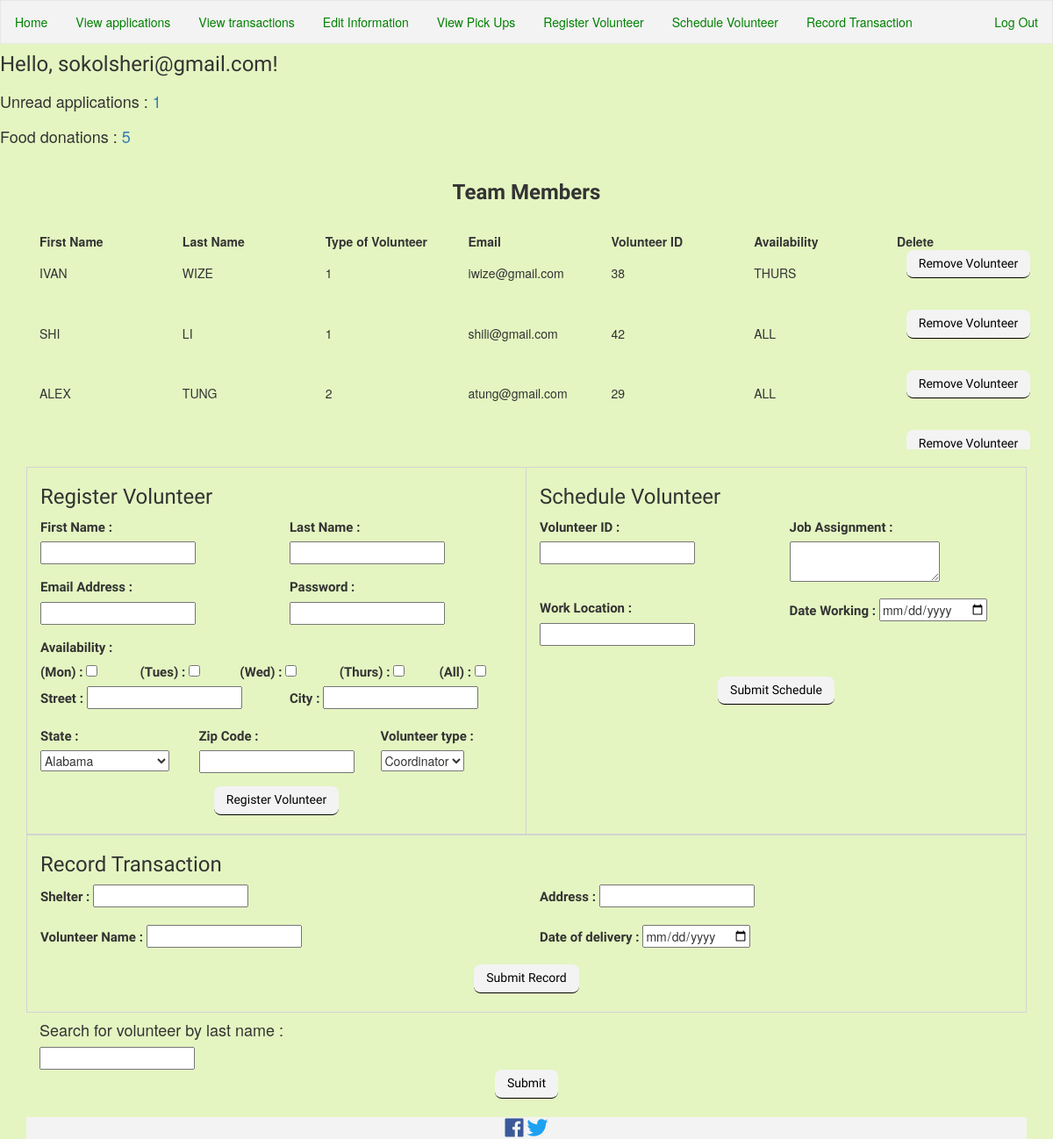
The app's page /coordinator_page.php (signed in) with its own data.
### tables this page shows
CREATE TABLE `users` (
  `userID` int(10) UNSIGNED NOT NULL,
  `first_name` varchar(35) NOT NULL,
  `last_name` varchar(35) NOT NULL,
  `email` varchar(35) NOT NULL,
  `passwordd` varchar(1000) NOT NULL,
  `street` varchar(35) NOT NULL,
  `city` varchar(35) NOT NULL,
  `statee` varchar(2) NOT NULL,
  `zip` varchar(5) NOT NULL,
  `typee` int(11) NOT NULL,
  `avail` varchar(1000) NOT NULL
);

### coordinator_page.php (the view, shortened to what this page needs)
<?php
include("includes/headerCoord.php");
?>
<?php
$sql = "SELECT * FROM application WHERE checked=0";
	$result2 = mysqli_query($dbc,$sql);
	$count = mysqli_num_rows($result2);
echo "<h4 class='top'>Unread applications : <a href='applications.php'>{$count}</a></h4>";
$quer = "SELECT * FROM foodDonors";
	$resul = mysqli_query($dbc,$quer);
	$c = mysqli_num_rows($resul);
echo "<h4 class='top'>Food donations : <a href='viewFood.php'>{$c}</a></h4>";
$query = "SELECT * FROM users ORDER BY typee ASC";
$run = mysqli_query($dbc, $query);
echo "<div class='container'> <div class='row'> <div class='col'>";
echo "<h3 class='center'> Team Members </h3> <br>";
echo "<table class='tbody'>";
echo "<tr>";
    echo "<th>First Name</th><th>Last Name</th><th>Type of Volunteer</th><th>Email</th><th>Volunteer ID</th><th>Availability</th><th>Delete</th>";
echo "</tr>";
while($row = mysqli_fetch_array($run, MYSQLI_ASSOC)){
    if($row['userID']==$_SESSION['userID']  || $row['typee']==3){
        continue;
    }else{
             echo "<tr>
             <td>{$row['first_name']}</td><td>{$row['last_name']} </td><td>{$row['typee']}</td> <td>{$row['email']} </td><td>{$row['userID']} </td><td>{$row['avail']} </td>";
            echo "<td><form method='get' action='removeVol.php'>";
             echo "<input type='submit' value='Remove Volunteer'>";
             echo "</form></td></tr>";
		 }
}
echo "</table></div></div</div>";
?>
<br><br>
<div class="container">
	<div class="row form2">
		<div class="col" id="register">
			<h3>Register Volunteer</h3>
			<form action="regVol.php" method="post">
			<div class="row">
				<div class="col">
					<div class="form-group">
						<label for="firstName">First Name :</label>
						<input type="text" name="firstName" required>
					</div>
			</div>
			<div class="col">
				<div class="form-group">
					<label for="lastName">Last Name :</label>
					<input type="text" name="lastName" required>
				</div>
			</div>
		</div>
		<div class="row">
			<div class="col">
				<div class="form-group">
					<label for="email">Email Address :</label>
					<input type="email" name="email" required>
				</div>
			</div>
			<div class="col">
				<div class="form-group">
					<label for="password">Password :</label>
					<input type="text" name="password" required pattern='(?=.*\d)(?=.*[a-z])(?=.*[A-Z]).{8,}' title='at least one number and one uppercase and lowercase letter, and at least 8 or more characters'>
				</div>
			</div>
		</div>
		<div class="row">
			<div class="col">
				<label for="">Availability :</label>
			</div>
		</div>
		<div class="row">
			<div class="col">
				<label for="a1">(Mon) :
				<input type="checkbox" name="a1" value="MON"></label>
			</div>
			<div class="col">
				<label for="a2">(Tues) :
				<input type="checkbox" name="a2" value="TUES"></label>
			</div>
			<div class="col">
				<label for="a3">(Wed) :
				<input type="checkbox" name="a3"></label>
			</div>
			<div class="col">
				<label for="a4">(Thurs) :
				<input type="checkbox" name="a4"></label>
			</div>
			<div class="col">
				<label for="a5">(All) :
				<input type="checkbox" name="a5"></label>
			</div>
		</div>
		<div class="row">
			<div class="col">
				<div class="form-group">
					<label for="street">Street :</label>
					<input type="text" name="street" required>
				</div>
			</div>
			<div class="col">
				<div class="form-group">
					<label for="city">City :</label>
					<input type="text" name="city" required>
				</div>
			</div>
		</div>
		<div class="row">
			<div class="col">
				<div class="form-group">
					<label for="state">State :</label>
					<select name="state" required>
						<option value="AL">Alabama</option>
					</select>
				</div>
			</div>
			<div class="col">
				<div class="form-group">
					<label for="zip">Zip Code :</label>
					<input type="text" name="zip" required pattern='[0-9]+' minlength=5 maxlength=5>
				</div>
			</div>
			<div class="col">
				<div class="form-group">
					<label for="type">Volunteer type :</label>
					<select name="type" required>
						<option value="1">Coordinator</option>
					    </select>
				</div>
			</div>
		</div>
		<input type="submit" value="Register Volunteer" name="subRegVol">
		</form>
	</div>
		<div class="col-6">
			<h3 id="schedule">Schedule Volunteer</h3>
			<form action="makeSchedule.php" method="post">
				<div class="row">
					<div class="col">
						<div class="form-group">
							<label for="ident">Volunteer ID :</label>
							<input type="number" name="ident">
						</div>
					</div>
					<div class="col">
						<div class="form-group">
							<label for="descrip">Job Assignment :</label>
							<textarea name="descrip"> </textarea>
						</div>
					</div>
				</div>
				<div class="row">
					<div class="col">
						<div class="form-group">
							<label for="location">Work Location :</label>
							<input type="text" name="location">
						</div>
						</div>
						<div class="col">
							<div class="form-group">
								<label for="day">Date Working	:</label>
								<input type="date" name="day">
						</div>
					</div>
				</div>
				<br>
				<input type="submit" value="Submit Schedule">
				</form>
		</div>
	</div>
	<div class="row form2">
		<div class="col">
			<h3 id="transaction">Record Transaction</h3>
			<form action="recordTransaction.php" method="post">
			<div class="row">
				<div class="col">
					<div class="form-group">
						<label for="shelter">Shelter :</label>
						<input type="text" name="shelter">
					</div>
				</div>
				<div class="col">
					<div class="form-group">
						<label for="address">Address :</label>
						    <input type="text" name="address">
					</div>
				</div>
			</div>
			<div class="row">
				<div class="col">
					<div class="form-group">
						<label for="vol">Volunteer Name :</label>
						<input type="text" name="vol">
					</div>
				</div>
				<div class="col">
					<div class="form-group">
						<label for="deliver">Date of delivery :</label>
				<input type="date" name="deliver">
					</div>
				</div>
			</div>
			<input type="submit" value="Submit Record">
			</form>
		</div>
	</div>
</div>
<div class="container">
	<div class="row">
		<div class="col">
			<form action="search.php" method="post">
			    <h4>Search for volunteer by last name :</h4>
			<input type="text" name="last">
			<input type="submit" name="searchSub">
			</form>
		</div>
	</div>
</div>
<?php
include('includes/footer.php');
 ?>

### includes/headerCoord.php (shortened to what this page needs)
<!DOCTYPE html>
<html lang="en">
  <head>
    <link rel="stylesheet" href="https://use.fontawesome.com/releases/v5.6.3/css/all.css">
        <link rel="stylesheet" href="https://maxcdn.bootstrapcdn.com/bootstrap/4.0.0/css/bootstrap.min.css">
        <link rel="stylesheet" href="https://maxcdn.bootstrapcdn.com/bootstrap/3.4.0/css/bootstrap.min.css">
     <link rel="stylesheet" href="../sessions/css/compfood.css" type="text/css">
    </head><body>
      <ul>
<li>    <a href="coordinator_page.php">Home</a></li>
<li><a href="applications.php">View applications</a></li>
<li><a href="transactions.php">View transactions</a></li>
<li><a href="personInfo.php">Edit Information</a></li>
<li><a href="viewFood.php">View Pick Ups</a></li>
<li class="right"><a href="logOut.php">Log Out</a></li>
<li> <a href="coordinator_page.php#register"> Register Volunteer</a> </li>
<li> <a href="coordinator_page.php#schedule">Schedule Volunteer</a> </li>
<li> <a href="coordinator_page.php#transaction">Record Transaction</a> </li>
</ul>
<br><br>
    <?php
    echo "<h3>Hello, ".$_SESSION['login_user']."!</h3>";
    ?>

### includes/footer.php
<div class="footer">
  <i class='fab fa-facebook icon1'></i>
  <i class='fab fa-twitter icon2'></i>
</div>
</body>
</html>

### css/compfood.css (style rules this page uses)
body { background-color:#e4f5c1 ; }
h1,h3 { font-family: 'Varela Round'; }
.footer { position:static; left: 0; bottom: 0; width: 100%; background-color:#f3f3f3; color: white; text-align: center; }
.icon1 { color:#3b5998; font-size: 24px; }
.icon2 { color:#1DA1F2; font-size: 24px; }
input[type="submit"] { font-family: 'Varela Round'; background-color:#f3f3f3; border-color:#f3f3f3; color: black; display: block; margin: 0 auto 1.5em auto; max-width: none; padding: .5em 1em; border: 0; border-bottom: .125em solid; border-radius: .5625em; font-size: inherit; font-weight: 500; line-height: 1.25; text-align: center; text-decoration: none; }
.form2 { border:1px solid lightgrey; }
label { font-family: 'Varela Round'; display: inline-block; margin-bottom: .5rem; font-size: 1.5rem; }
tr { width: 100%; display: inline-table; table-layout: fixed; }
table { height:250px; margin-bottom: 20px; }
.top { margin-top: 20px; margin-bottom: 20px; }
.center { font-family: 'Varela Round'; text-align: center; font-weight: bold; }

### includes/headerCoord.php (style rules this page uses)
ul { list-style-type: none; margin: 0; padding: 0; overflow: hidden; border: 1px solid #e7e7e7; background-color: #f3f3f3; text-decoration: none; position:fixed; list-style-type: none; top: 0; width: 100%; z-index: 9999; }
li { float: left; }
li a { display: block; color: green; text-align: center; padding: 14px 16px; text-decoration: none; }
li.right { float: right; }
td { overflow: scroll; padding-bottom: 15px; }

### records on screen
users: first_name "IVAN", last_name "WIZE", typee "1", email "iwize@gmail.com", userID "38", avail "THURS"
users: first_name "SHI", last_name "LI", typee "1", email "shili@gmail.com", userID "42", avail "ALL"
users: first_name "ALEX", last_name "TUNG", typee "2", email "atung@gmail.com", userID "29", avail "ALL"

### other values on screen
$_SESSION['login_user'] "sokolsheri@gmail.com"
$count "1"
$c "5"
